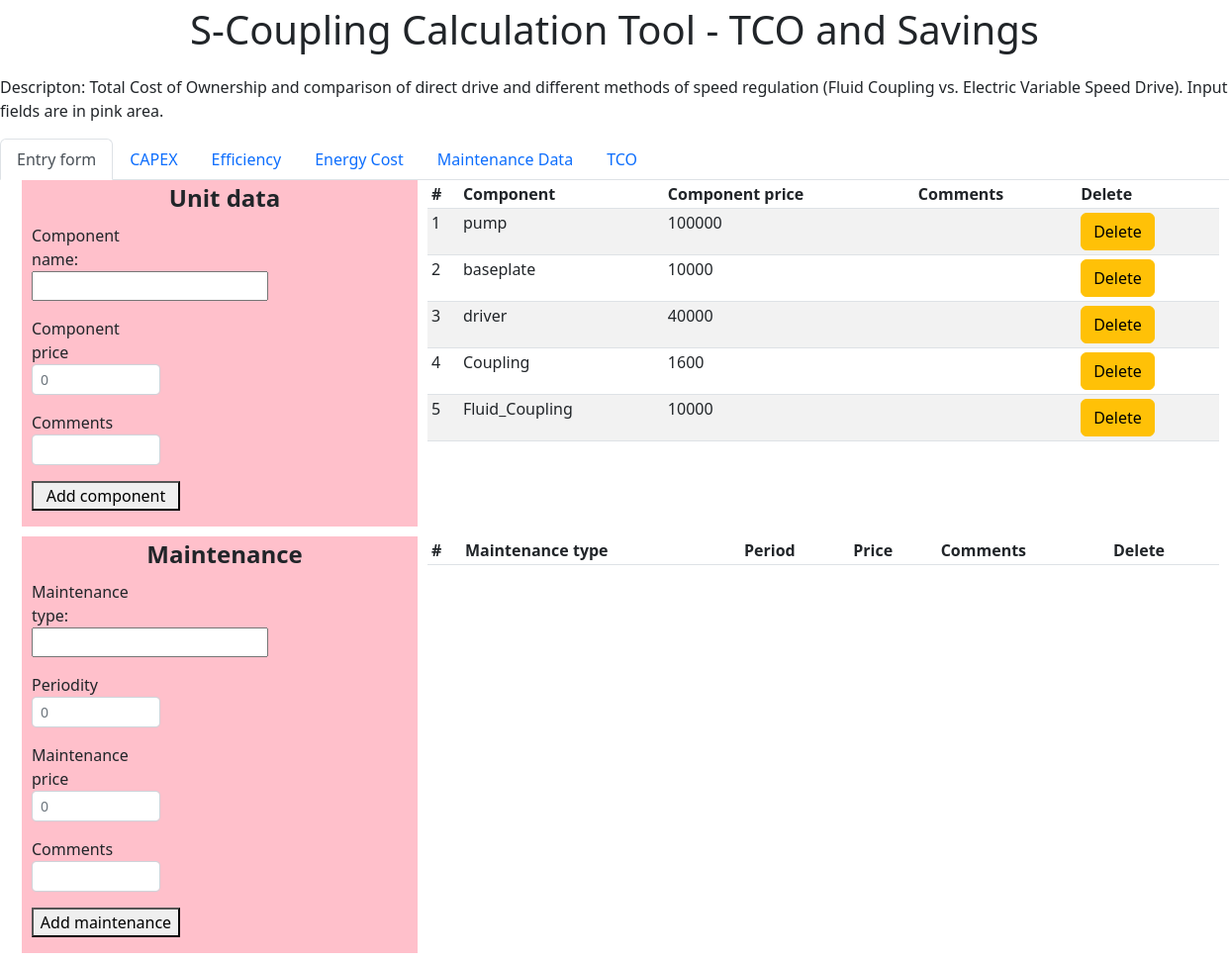
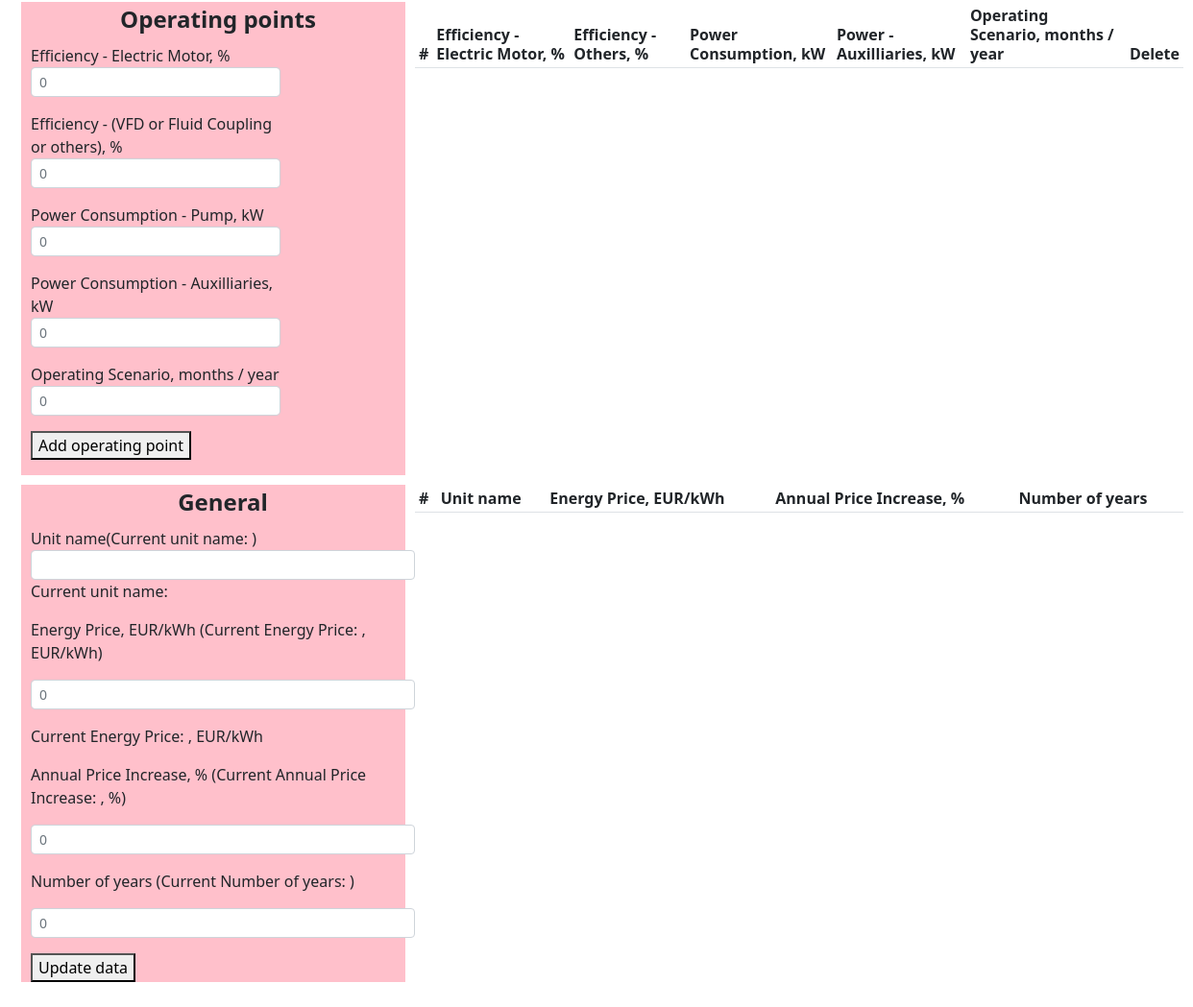
Screenshot of /form_page/add_component with the database file from the repository (2 pictures, top to bottom).
### app.py (models this page shows, shortened)
class Component(db.Model):
    id=db.Column(db.Integer, primary_key=True)
    component = db.Column(db.String(30), nullable=False)
    comments = db.Column(db.String(30), nullable=False)
    component_price=db.Column(db.Integer, nullable=False)

### app.py (the view)
@app.route('/form_page/add_component', methods=['POST','GET'])
def form_page_add_component():
    unit_components = Component.query.all()
    component=0
    component_price=0
    comments=0
    if request.method=="POST":
        unit_components = Component.query.all()
        component_price = request.form["component_price"]
        comments = request.form["comments"]
        component = request.form["component"]
        unit_component=Component(component=component,component_price=component_price,comments=comments)
        try:
            db.session.add(unit_component)
            db.session.commit()
            return redirect(url_for('form_page'))
        except:
            return "При добалении данных произошла ошибка"
    else:
        return render_template('form_page.html', unit_components=unit_components, component=component,component_price=component_price,comments=comments)

### templates/form_page.html (shortened to what this page needs)
{% extends 'base.html'%}
{%block body%}
<ul class="nav nav-tabs" id="myTab" role="tablist">
  <li class="nav-item" role="presentation">
    <a class="nav-link active" id="form" data-bs-toggle="tab" data-bs-target="#Entry form" type="button" role="tab" aria-controls="Entry form" aria-selected="true" href="/form_page">Entry form</a>
  </li>
  <li class="nav-item" role="presentation">
    <a class="nav-link" id="capex" data-bs-toggle="tab" data-bs-target="#capex" type="button" role="tab" aria-controls="capex" aria-selected="false" href="/capex">CAPEX</a>
  </li>
  <li class="nav-item" role="presentation">
    <a class="nav-link" id="efficiency" data-bs-toggle="tab" data-bs-target="#efficiency" type="button" role="tab" aria-controls="efficiency" aria-selected="false" href="/efficiency">Efficiency</a>
  </li>
    <li class="energy" role="presentation">
    <a class="nav-link" id="energy" data-bs-toggle="tab" data-bs-target="#energy" type="button" role="tab" aria-controls="energy" aria-selected="false" href="/energy">Energy Cost</a>
  </li>
    <li class="energy" role="presentation">
    <a class="nav-link" id="maintenance" data-bs-toggle="tab" data-bs-target="#maintenance" type="button" role="tab" aria-controls="maintenance" aria-selected="false" href="/maintenance">Maintenance Data</a>
  </li>
    <li class="energy" role="presentation">
    <a class="nav-link" id="tco" data-bs-toggle="tab" data-bs-target="#tco" type="button" role="tab" aria-controls="tco" aria-selected="false" href="/tco">TCO</a>
  </li>
</ul>
<section class="container">
  <div class="input1">
      <fieldset>
    <legend align="center"><b>Unit data</b></legend>
    <form action="/form_page/add_component" method="POST" name="unit_data" autocomplete="off" id="unit_data">
    <div class="form-row">
    <div class="col-md-4 mb-3">
  Component name:
 <input name=component list=components>
    <p></p><label for="component_price">Component price</label>
    <input type="number" name="component_price" id="component_price" placeholder="0" min=0 step="100" class="form-control form-control-sm" required>
    <p></p><label for="comments">Comments</label>
    <input type="text" name="comments" id="comments" class="form-control form-control-sm"><p></p>
    <button type="submit" onclick="document.forms.unit_data.submit()" style="width: 150px;">Add component</button>
        </form>
    </fieldset>
  </div>
  <div class="tab1">
      <table class="table table-striped table-sm">
          <thead>
            <tr>
              <th scope="col">#</th>
              <th scope="col">Component</th>
                <th scope="col">Component price</th>
                <th scope="col">Comments</th>
                <th scope="col">Delete</th>
                 </tr>
          </thead>
     <tbody>
     {% for i in unit_components %}
            <tr >
              <td class="counterCell"></td>
              <td>{{i.component}}</td>
              <td>{{i.component_price}}</td>
                 <td>{{i.comments}}</td>
                <td><a class="btn btn-warning" href='/form_page/{{i.id}}/del'>Delete</a></td>
                 </tr>
     {% endfor %}
          </tbody>
        </table>
  </div>
  <div class="input2">
    <fieldset>
    <legend align="center"><b>Maintenance</b></legend>
    <form action="/form_page/add_maintenance" method="POST" name="maintenance" autocomplete="off" id="maintenance">
    <div class="form-row">
    <div class="col-md-4 mb-3">
      Maintenance type:
 <input name=main_type list=maintenances>
   <p></p><label for="period">Periodity</label>
    <input type="number" name="period" id="period" placeholder="0" min=0 class="form-control form-control-sm" required>
    <p></p><label for="main_price">Maintenance price</label>
    <input type="number" name="main_price" id="main_price" placeholder="0" min=0 class="form-control form-control-sm" required>
      <p></p><label for="main_comments">Comments</label>
    <input type="text" name="main_comments" id="main_comments" class="form-control form-control-sm"><p></p>
	<button type="submit" onclick="document.forms.maintenance.submit()" style="width: 150px;">Add maintenance</button>
</form>
</fieldset>
  </div>
  <div class="tab2">
      <table class="table table-striped table-sm">
          <thead>
            <tr>
              <th scope="col">#</th>
              <th scope="col">Maintenance type</th>
                <th scope="col">Period</th>
                <th scope="col">Price</th>
                <th scope="col">Comments</th>
                <th scope="col">Delete</th>
                 </tr>
          </thead>
        </table>
  </div>
  <div class="input3">
    <fieldset id="points">
    <legend align="center"><b>Operating points</b></legend>
        <form action="/form_page/add_point" method="POST" name="oper_points">
    <div class="form-row">
    <div class="col-md-8 mb-3">
    <label for="eff_driver">Efficiency - Electric Motor, %</label>
    <div text-align="right"><input type="number" name="eff_driver" id="eff_driver" placeholder="0" min=0 max="100" class="form-control form-control-sm" required></div><p></p>
	   <label for="eff_other">Efficiency - (VFD or Fluid Coupling or others), %</label>
    <input type="number" name="eff_other" id="eff_other" placeholder="0" min=0 max="100" class="form-control form-control-sm" required><p></p>
            <label for="power_pump">Power Consumption - Pump, kW</label>
   <input type="number" name="power_pump" id="power_pump" placeholder="0" min="0" class="form-control form-control-sm" required><p></p>
			   <label for="power_aux">Power Consumption - Auxilliaries, kW</label>
    <input type="number" name="power_aux" id="power_aux" placeholder="0" min="0" class="form-control form-control-sm" required><p></p>
				   <label for="scenario">Operating Scenario, months / year</label>
    <input type="number" name="scenario" id="scenario" placeholder="0" min="0" max="12" step="1" class="form-control form-control-sm" required><p></p>
	<button type="submit" onclick="document.forms.oper_points.submit()">Add operating point</button>
</form>
</fieldset>
  </div>
  <div class="tab3">
      <table class="table table-striped table-sm">
          <thead>
          <th scope="col">#</th>
              <th scope="col">Efficiency - Electric Motor, %</th>
                <th scope="col">Efficiency - Others, %</th>
                <th scope="col">Power Consumption, kW</th>
                <th scope="col">Power - Auxilliaries, kW </th>
                <th scope="col">Operating Scenario, months / year</th>
                <th scope="col">Delete</th>
          </thead>
        </table>
  </div>
     <div class="input4">
<fieldset id="economy" style="width:400px">
    <legend align="center"><b>General </b></legend>
    <form action="/form_page/add_general" method="POST" name="general">
 <label for="unit_name">Unit name     </label>(Current unit name: {{unit_name}})
    <input type="text" name="unit_name" id="unit_name" class="form-control form-control-sm" >
        <p>Current unit name: {{unit_name}}</p>
   <p><label for="energy_price">Energy Price, EUR/kWh</label> (Current Energy Price: {{energy_price}}, EUR/kWh)</p>
    <p><input type="number" name="energy_price" id="energy_price" placeholder="0" min="0" step="0.01" class="form-control form-control-sm" required></p>
        <p>Current Energy Price: {{energy_price}}, EUR/kWh</p>
    <p><label for="annual_increase">Annual Price Increase, %</label> (Current Annual Price Increase: {{annual_increase}}, %)</p>
    <p><input type="number" name="annual_increase" id="annual_increase" placeholder="0" min=0 step="0.01" class="form-control form-control-sm" required></p>
    <p><label for="number_years">Number of years</label>  (Current Number of years: {{number_years}})</p>
    <p><input type="number" name="number_years" id="number_years" placeholder="0" min=0 step="1" class="form-control form-control-sm" required></p>
	<button type="submit" onclick="document.forms.general.submit()">Update data</button>
</form>
</fieldset>
     </div>
<div class="tab4">
      <table class="table table-striped table-sm">
          <thead>
          <th scope="col">#</th>
              <th scope="col">Unit name</th>
              <th scope="col">Energy Price, EUR/kWh</th>
                <th scope="col">Annual Price Increase, % </th>
                <th scope="col"> Number of years</th>
          </thead>
        </table>
  </div>
</section>
    {%endblock%}

### templates/form_page.html (style rules this page uses)
table { counter-reset: tableCount; line-height: 20px; }
tr { height: 14px; }
.counterCell:before { content: counter(tableCount); counter-increment: tableCount; }
ul { list-style-type: decimal; }
.input1 { grid-area: input1; padding-left: 10px; background:pink; }
.input2 { grid-area: input2; padding-left: 10px; background:pink; }
.input3 { grid-area: input3; padding-left: 10px; background:pink; }
.input4 { grid-area: input4; padding-left: 10px; background:pink; }
.tab1 { grid-area: tab1; align-self: start; }
.tab2 { grid-area: tab2; align-self: start; }
.tab3 { grid-area: tab3; align-self: start; }
.tab4 { grid-area: tab4; align-self: start; }
.container { display: grid; margin-left: 10px; gap: 10px 10px; grid-template-columns: 400px 800px; grid-template-rows: auto; grid-template-areas: "input1 tab1" "input2 tab2" "input3 tab3" "input4 tab4"; }

### rows the page displays
Component: component "pump", component_price "100000"
Component: component "baseplate", component_price "10000"
Component: component "driver", component_price "40000"
Component: component "Coupling", component_price "1600"
Component: component "Fluid_Coupling", component_price "10000"
